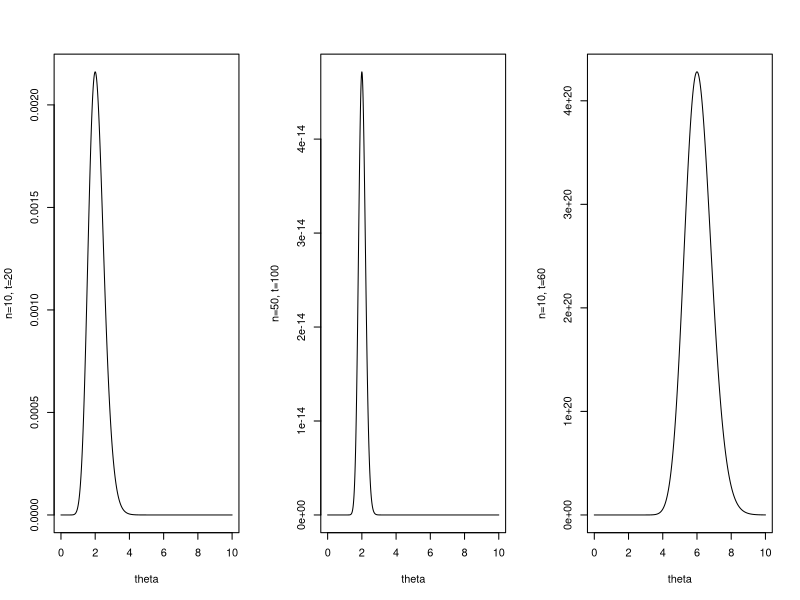

Recreate this plot in R.
#############################################################################
# Exercício de fixação - aula 1
# Construção do gráfico da função de verossimilhança Poisson(theta)
##############################################################################

# Para fazer o gráfico da função de verossimilhança,
# precisamos de uma grade de valores para theta
# a grade abaixo foi arbitrária, respeitando o fato de que theta>0

theta<-seq(0,10,0.01)

#Cenário 1:
n1<-10
t1<-20 # número de "cancelamentos" observados em 10 dias
# Cálculo do valor da função de verossimilhança, para cada theta da grade, à luz dos dados da amostra 1 (n=10, t=1)
vero1<-exp(-n1*theta)*theta^t1

#Cenário 2:
n2<-50
t2<-100 # número de "cancelamentos" observados em 10 dias
# Cálculo do valor da função de verossimilhança, para cada theta da grade, à luz dos dados da amostra 1 (n=10, t=1)
vero2<-exp(-n2*theta)*theta^t2

#Cenário 3:
n3<-10
t3<-60 # número de "cancelamentos" observados em 10 dias
# Cálculo do valor da função de verossimilhança, para cada theta da grade, à luz dos dados da amostra 1 (n=10, t=1)
vero3<-exp(-n3*theta)*theta^t3


##Preparação de uma janela gráfica particionada em duas linhas e duas colunas, para acomodar os 4 gráficos que seguem:
par(mfrow=c(1,3))

#Função de verossimilhança para theta com base na amostra 1:
plot(theta,vero1,type="l",ylab="n=10, t=20")
#Função de verossimilhança para theta com base na amostra 2:
plot(theta,vero2, type="l",ylab="n=50, t=100")
#Função de verossimilhança para theta com base na amostra 3:
plot(theta,vero3,type="l",ylab="n=10, t=60")

